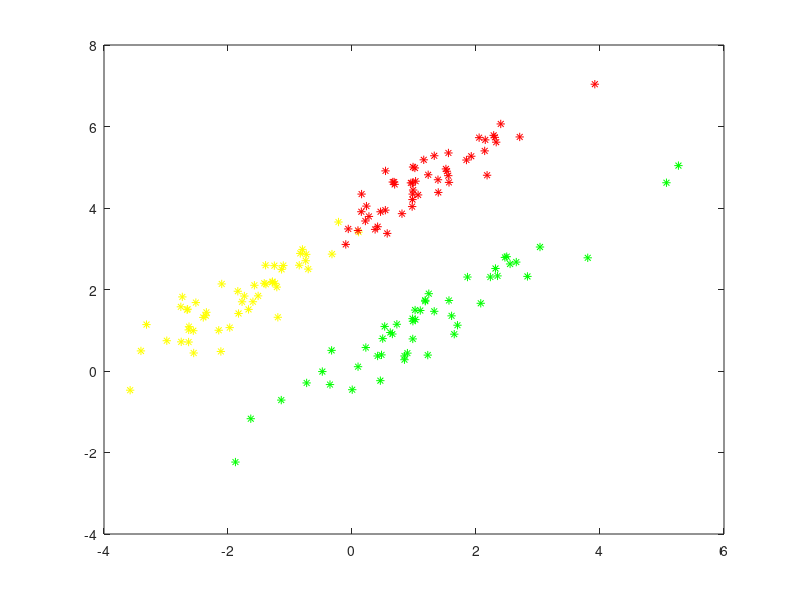

This chart was generated by the following MATLAB code:
load('data1.mat');
%Green  -> Class 1
%Yellow -> Class 2
%Red    -> Class 3
for i = 1:50
    x = xtest(1, i);
    y = xtest(2, i);
    plot(x, y, 'g*')
    hold on
end

for i = 51:100
    x = xtest(1, i);
    y = xtest(2, i);
    plot(x, y, 'y*')
    hold on
end

for i = 101:150
    x = xtest(1, i);
    y = xtest(2, i);
    plot(x, y, 'r*')
    hold on
end